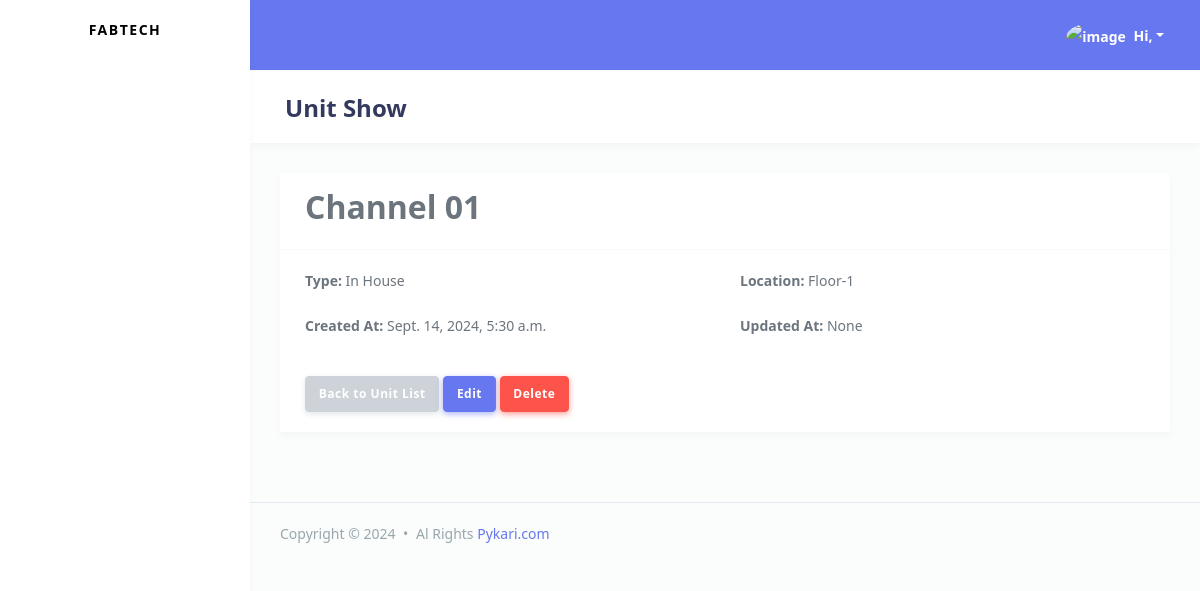
Screenshot of /fabricmanagement/unit/4/ with the database file from the repository.
### fabricmanagement/models.py (models this page shows)
class Unit(models.Model):
    name = models.CharField(max_length=120, unique=True)
    type = models.CharField(max_length=50)
    location = models.CharField(max_length=120)
    created_at = models.DateTimeField(auto_now_add=True)
    updated_at = models.DateTimeField(null=True)
    created_by = models.ForeignKey(
        settings.AUTH_USER_MODEL,
        on_delete=models.CASCADE,
        related_name='unit_created'
    )
    updated_by = models.ForeignKey(
        settings.AUTH_USER_MODEL,
        on_delete=models.SET_NULL,
        null=True,
        blank=True,
        related_name='unit_updated'
    )
    class Meta:
        indexes = [
            models.Index(fields=['name']),
        ]

### fabricmanagement/MasterDataView.py (the view)
# urls.py: path('unit/<int:pk>/', MasterDataView.UnitDetailView.as_view(), name='unit_detail'),
class UnitDetailView(DetailView):
    model = Unit
    template_name = 'unit/show.html'

### fabricmanagement/templates/unit/show.html (shortened to what this page needs)
{% extends "accounts/master/base.html" %}
{% block page_title %}
Unit Show
{% endblock page_title %}
{% block page_body %}
<div class="card">
    <div class="card-header">
        <h2>{{ unit.name }}</h2>
    </div>
    <div class="card-body">
        <div class="row">
            <div class="col-md-6">
                <strong>Type:</strong> {{ unit.type }}
            </div>
            <div class="col-md-6">
                <strong>Location:</strong> {{ unit.location }}
            </div>
        </div>
        <div class="row mt-4">
            <div class="col-md-6">
                <strong>Created At:</strong> {{ unit.created_at }}
            </div>
            <div class="col-md-6">
                <strong>Updated At:</strong> {{ unit.updated_at }}
            </div>
        </div>
    </div>
    <div class="card-footer">
        <a href="{% url 'unit_list' %}" class="btn btn-secondary">Back to Unit List</a>
        <a href="{% url 'unit_update' unit.pk %}" class="btn btn-primary">Edit</a>
        <form method="post" action="{% url 'unit_delete' unit.pk %}" class="d-inline-block" id="deleteForm{{ unit.pk }}">
            <button type="button" class="btn btn-danger" onclick="confirmDelete({{ unit.pk }});">
                Delete
            </button>
        </form>
    </div>
</div>
{% endblock page_body %}

### rows the page displays
Unit: name "Channel 01", type "In House", location "Floor-1", created_at "Sept. 14, 2024, 5:30 a.m.", updated_at "None"
